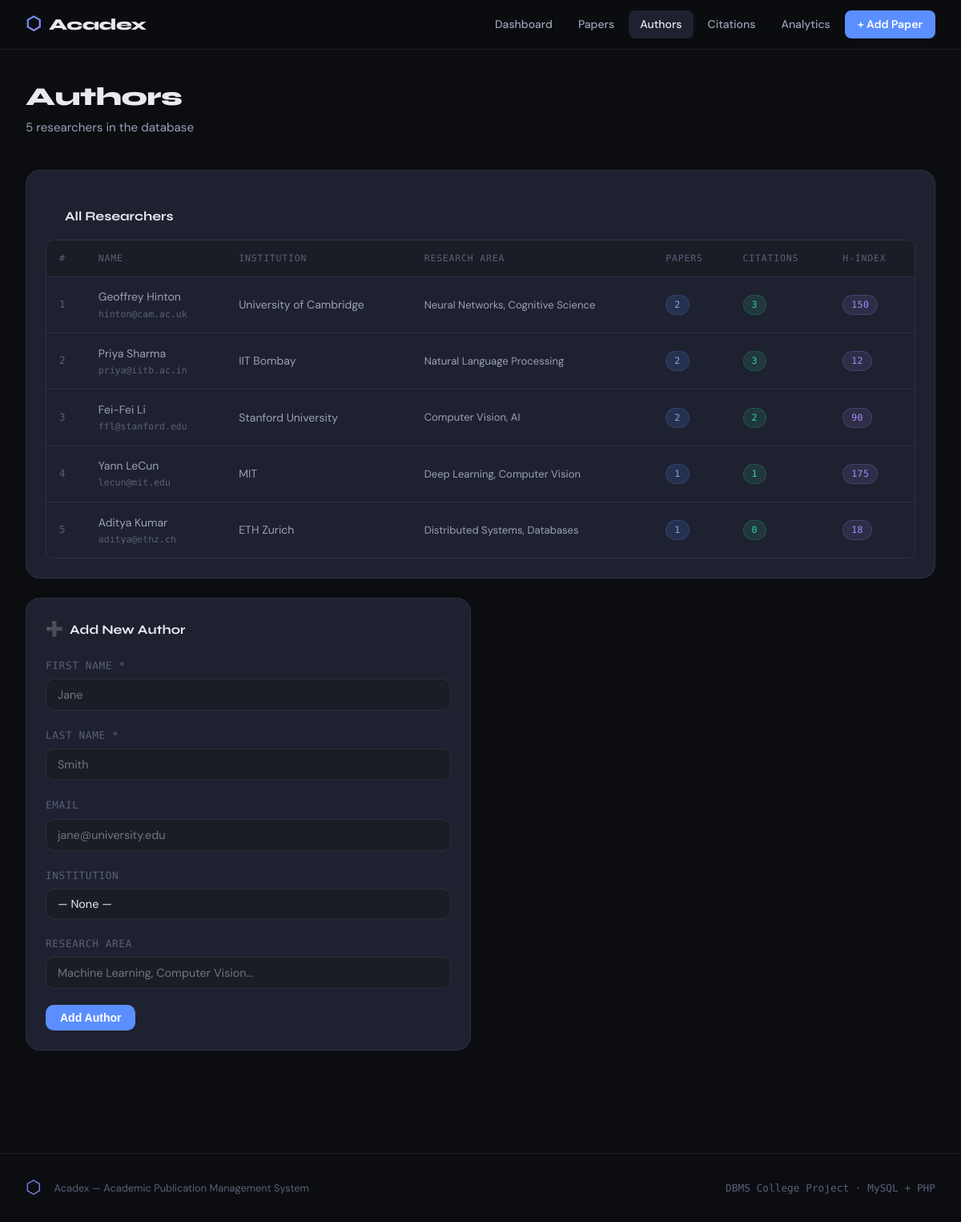
The page /authors.php on the database its author committed.
### tables this page shows
CREATE TABLE authors (
    author_id        INT AUTO_INCREMENT PRIMARY KEY,
    first_name       VARCHAR(100) NOT NULL,
    last_name        VARCHAR(100) NOT NULL,
    email            VARCHAR(150) UNIQUE,
    institution_id   INT,
    research_area    VARCHAR(255),
    h_index          INT DEFAULT 0,
    created_at       TIMESTAMP DEFAULT CURRENT_TIMESTAMP,
    FOREIGN KEY (institution_id) REFERENCES institutions(institution_id) ON DELETE SET NULL
);

CREATE TABLE institutions (
    institution_id   INT AUTO_INCREMENT PRIMARY KEY,
    name             VARCHAR(255) NOT NULL,
    country          VARCHAR(100),
    city             VARCHAR(100),
    website          VARCHAR(255),
    created_at       TIMESTAMP DEFAULT CURRENT_TIMESTAMP
);

### includes/db.php (called while the page is built, shortened)
<?php
function get_db(): mysqli {
    static $conn = null;
    if ($conn === null) {
        $conn = new mysqli(DB_HOST, DB_USER, DB_PASS, DB_NAME);
        $conn->set_charset('utf8mb4');
    }
    return $conn;
}
function db_query(string $sql, array $params = [], string $types = ''): array {
    $db   = get_db();
    $stmt = $db->prepare($sql);
    $stmt->execute();
    $result = $stmt->get_result();
    return $result ? $result->fetch_all(MYSQLI_ASSOC) : [];
}
?>

### authors.php (the view, shortened to what this page needs)
<?php
require 'includes/db.php';
$authors = db_query("
    SELECT
        a.author_id,
        CONCAT(a.first_name,' ',a.last_name) AS full_name,
        a.email, a.research_area, a.h_index,
        i.name AS institution,
        COUNT(DISTINCT pa.paper_id) AS paper_count,
        COALESCE(SUM(pd.citation_count),0) AS total_citations
    FROM authors a
    LEFT JOIN institutions  i  ON a.institution_id = i.institution_id
    LEFT JOIN paper_authors pa ON a.author_id = pa.author_id
    LEFT JOIN paper_details pd ON pa.paper_id = pd.paper_id
    GROUP BY a.author_id
    ORDER BY total_citations DESC
");
include 'includes/header.php';
?>
<div class="page-header">
  <h1>Authors</h1>
  <p><?= count($authors) ?> researcher<?= count($authors) !== 1 ? 's' : '' ?> in the database</p>
</div>
<div class="two-col" style="align-items:start;">
  <div style="grid-column:1/-1;" class="card" style="padding:0;">
    <div class="section-head" style="padding:1.25rem 1.5rem 0;">
      <h2 style="font-family:var(--font-head);font-size:1rem;">All Researchers</h2>
    </div>
    <?php if ($authors): ?>
    <div class="table-wrap" style="margin-top:1rem;">
      <table>
        <thead>
          <tr>
            <th>#</th>
            <th>Name</th>
            <th>Institution</th>
            <th>Research Area</th>
            <th>Papers</th>
            <th>Citations</th>
            <th>h-index</th>
          </tr>
        </thead>
        <tbody>
          <?php foreach ($authors as $i => $a): ?>
          <tr>
            <td class="mono" style="color:var(--text3);"><?= $i + 1 ?></td>
            <td>
              <div><?= htmlspecialchars($a['full_name']) ?></div>
              <?php if ($a['email']): ?>
              <div class="mono" style="font-size:0.72rem;"><?= htmlspecialchars($a['email']) ?></div>
              <?php endif; ?>
            </td>
            <td><?= htmlspecialchars($a['institution'] ?? '—') ?></td>
            <td style="font-size:0.82rem;color:var(--text2);"><?= htmlspecialchars($a['research_area'] ?? '—') ?></td>
            <td><span class="badge badge-blue"><?= $a['paper_count'] ?></span></td>
            <td><span class="badge badge-green"><?= $a['total_citations'] ?></span></td>
            <td><span class="badge badge-purple"><?= $a['h_index'] ?></span></td>
          </tr>
          <?php endforeach; ?>
        </tbody>
      </table>
    </div>
    <?php else: ?>
    <div class="empty-state"><div class="es-icon">👤</div><p>No authors yet.</p></div>
    <?php endif; ?>
  </div>
  <div class="card">
    <div class="card-title"><span class="ct-icon">➕</span> Add New Author</div>
    <form method="POST" action="authors.php">
      <div class="form-grid">
        <div class="form-group">
          <label>First Name *</label>
          <input type="text" name="first_name" required placeholder="Jane">
        </div>
        <div class="form-group">
          <label>Last Name *</label>
          <input type="text" name="last_name" required placeholder="Smith">
        </div>
        <div class="form-group full">
          <label>Email</label>
          <input type="email" name="email" placeholder="jane@university.edu">
        </div>
        <div class="form-group full">
          <label>Institution</label>
          <select name="institution_id">
            <option value="">— None —</option>
          </select>
        </div>
        <div class="form-group full">
          <label>Research Area</label>
          <input type="text" name="research_area" placeholder="Machine Learning, Computer Vision…">
        </div>
      </div>
      <div style="margin-top:1.25rem;">
        <button type="submit" class="btn btn-primary">Add Author</button>
      </div>
    </form>
  </div>
</div>
<?php include 'includes/footer.php'; ?>

### assets/css/style.css (style rules this page uses)
*, *::before, *::after { box-sizing: border-box; margin: 0; padding: 0; }
:root { --bg: #0c0d10; --bg2: #12141a; --bg3: #1a1d26; --surface: #1e2130; --surface2: #252a3a; --border: rgba(255,255,255,0.07); --border-lit: rgba(110,180,255,0.25); --accent: #5b8fff; --accent2: #a78bfa; --accent3: #34d399; --danger: #f87171; --warn: #fbbf24; --text: #e8eaf0; --text2: #9aa0b8; --text3: #5a607a; --radius: 10px; --radius-lg: 18px; --shadow: 0 4px 24px rgba(0,0,0,0.5); --shadow-glow: 0 0 40px rgba(91,143,255,0.12); --font-head: 'Syne', sans-serif; --font-mono: 'DM Mono', monospace; --font-body: 'DM Sans', sans-serif; }
html { scroll-behavior: smooth; }
body { background: var(--bg); color: var(--text); font-family: var(--font-body); font-size: 15px; line-height: 1.65; min-height: 100vh; overflow-x: hidden; }
.page-header { margin-bottom: 2.5rem; animation: fadeUp 0.5s ease both; }
.page-header h1 { font-family: var(--font-head); font-size: 2rem; font-weight: 800; letter-spacing: -0.5px; line-height: 1.2; color: var(--text); }
.page-header p { color: var(--text2); margin-top: 0.4rem; font-size: 0.95rem; }
.two-col { display: grid; grid-template-columns: 1fr 1fr; gap: 1.5rem; }
.card { background: var(--surface); border: 1px solid var(--border); border-radius: var(--radius-lg); padding: 1.5rem; animation: fadeUp 0.5s ease both; }
.card-title { font-family: var(--font-head); font-size: 1rem; font-weight: 700; margin-bottom: 1.25rem; color: var(--text); display: flex; align-items: center; gap: 0.5rem; }
.card-title .ct-icon { font-size: 1.1rem; opacity: 0.7; }
.table-wrap { overflow-x: auto; border-radius: var(--radius); border: 1px solid var(--border); }
table { width: 100%; border-collapse: collapse; font-size: 0.875rem; }
thead tr { background: var(--bg3); border-bottom: 1px solid var(--border); }
thead th { padding: 0.8rem 1rem; text-align: left; font-family: var(--font-mono); font-size: 0.72rem; font-weight: 500; color: var(--text3); text-transform: uppercase; letter-spacing: 0.8px; white-space: nowrap; }
tbody tr { border-bottom: 1px solid var(--border); transition: background 0.15s; }
tbody tr:last-child { border-bottom: none; }
tbody td { padding: 0.85rem 1rem; color: var(--text2); vertical-align: middle; }
tbody td:first-child { color: var(--text); font-weight: 500; }
.badge { display: inline-block; padding: 2px 10px; border-radius: 20px; font-size: 0.72rem; font-family: var(--font-mono); font-weight: 500; letter-spacing: 0.4px; }
.badge-blue { background: rgba(91,143,255,0.15); color: #7badff; border: 1px solid rgba(91,143,255,0.2); }
.badge-green { background: rgba(52,211,153,0.12); color: #34d399; border: 1px solid rgba(52,211,153,0.2); }
.badge-purple { background: rgba(167,139,250,0.12); color: #a78bfa; border: 1px solid rgba(167,139,250,0.2); }
.btn { display: inline-flex; align-items: center; gap: 6px; padding: 8px 18px; border-radius: var(--radius); font-size: 0.875rem; font-weight: 600; cursor: pointer; border: none; text-decoration: none; transition: all 0.2s; }
.btn-primary { background: var(--accent); color: #fff; }
.form-grid { display: grid; grid-template-columns: repeat(auto-fit, minmax(260px, 1fr)); gap: 1.25rem; }
.form-group { display: flex; flex-direction: column; gap: 6px; }
.form-group.full { grid-column: 1 / -1; }
label { font-size: 0.8rem; font-family: var(--font-mono); color: var(--text3); text-transform: uppercase; letter-spacing: 0.6px; }
input[type="text"], input[type="email"], input[type="number"], input[type="url"], select, textarea { background: var(--bg3); border: 1px solid var(--border); border-radius: var(--radius); color: var(--text); padding: 10px 14px; font-family: var(--font-body); font-size: 0.9rem; width: 100%; transition: border-color 0.2s, box-shadow 0.2s; outline: none; -webkit-appearance: none; }
select { cursor: pointer; }
.mono { font-family: var(--font-mono); font-size: 0.78rem; color: var(--text3); }
.section-head { display: flex; align-items: center; justify-content: space-between; margin-bottom: 1rem; }
.section-head h2 { font-family: var(--font-head); font-size: 1.1rem; font-weight: 700; }

### rows shown on the page
authors: full_name "Geoffrey Hinton", email "hinton@cam.ac.uk", institution.name "University of Cambridge", research_area "Neural Networks, Cognitive Science", paper_count "2", total_citations "3", h_index "150"
authors: full_name "Priya Sharma", email "priya@iitb.ac.in", institution.name "IIT Bombay", research_area "Natural Language Processing", paper_count "2", total_citations "3", h_index "12"
authors: full_name "Fei-Fei Li", email "ffl@stanford.edu", institution.name "Stanford University", research_area "Computer Vision, AI", paper_count "2", total_citations "2", h_index "90"
authors: full_name "Yann LeCun", email "lecun@mit.edu", institution.name "MIT", research_area "Deep Learning, Computer Vision", paper_count "1", total_citations "1", h_index "175"
authors: full_name "Aditya Kumar", email "aditya@ethz.ch", institution.name "ETH Zurich", research_area "Distributed Systems, Databases", paper_count "1", total_citations "0", h_index "18"

### other values the page prints
count($authors) "5"
